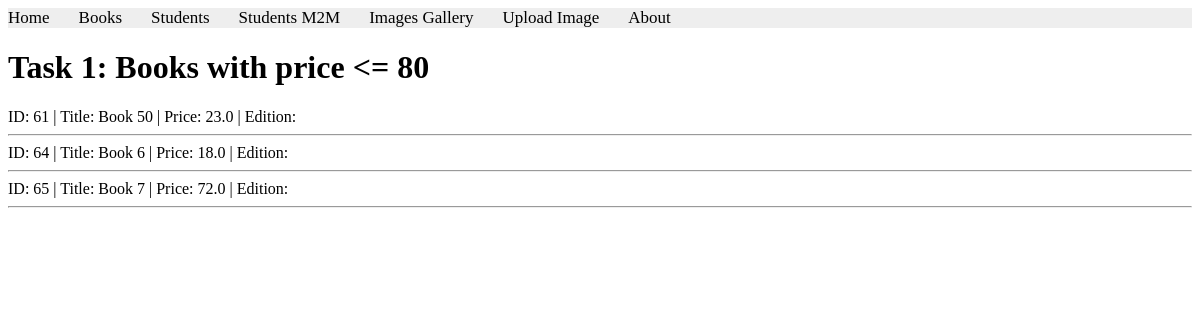
The page /books/lab8/task1 on the database its author committed.
### apps/bookmodule/models.py (models this page shows, shortened)
class Book(models.Model):
    title = models.CharField(max_length=100)
    price = models.FloatField(default=0.0)
    quantity = models.IntegerField(default=1)
    pubdate = models.DateTimeField()
    rating = models.SmallIntegerField(default=1)
    publisher = models.ForeignKey(Publisher, null=True, on_delete=models.SET_NULL)
    authors = models.ManyToManyField(Author)

### apps/bookmodule/views.py (the view)
# urls.py: path('lab8/task1', views.lab8_task1, name='lab8_task1'),
def lab8_task1(request):
    mybooks = Book.objects.filter(Q(price__lte=80))
    return render(request, 'bookmodule/lab8_task1.html', {'books': mybooks})

### apps/templates/bookmodule/lab8_task1.html (shortened to what this page needs)
{% extends "layouts/base.html" %}
{% block content %}
<h1>Task 1: Books with price <= 80</h1>
{% for obj in books %}
    ID: {{ obj.id }} | Title: {{ obj.title }} | Price: {{ obj.price }} | Edition: {{ obj.edition }}<hr>
{% empty %}
    <p>No books found with price less than or equal to 80.</p>
{% endfor %}
{% endblock %}

### rows shown on the page
Book: id "61", title "Book 50", price "23.0"
Book: id "64", title "Book 6", price "18.0"
Book: id "65", title "Book 7", price "72.0"
